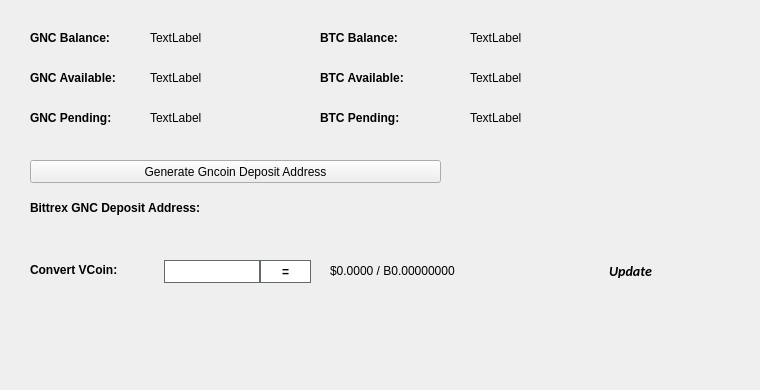
   <widget class="QWidget" name="BalanceTab">
    <attribute name="title">
     <string>Balance</string>
    </attribute>
    <widget class="QLabel" name="BitcoinBalanceLabel">
     <property name="geometry">
      <rect>
       <x>470</x>
       <y>30</y>
       <width>150</width>
       <height>16</height>
      </rect>
     </property>
     <property name="text">
      <string>TextLabel</string>
     </property>
    </widget>
    <widget class="QLabel" name="GNCBalanceLabel">
     <property name="geometry">
      <rect>
       <x>150</x>
       <y>30</y>
       <width>150</width>
       <height>16</height>
      </rect>
     </property>
     <property name="text">
      <string>TextLabel</string>
     </property>
    </widget>
    <widget class="QLabel" name="label_11">
     <property name="geometry">
      <rect>
       <x>30</x>
       <y>30</y>
       <width>101</width>
       <height>16</height>
      </rect>
     </property>
     <property name="font">
      <font>
       <weight>75</weight>
       <bold>true</bold>
      </font>
     </property>
     <property name="text">
      <string>GNC Balance:</string>
     </property>
    </widget>
    <widget class="QLabel" name="label_12">
     <property name="geometry">
      <rect>
       <x>320</x>
       <y>30</y>
       <width>101</width>
       <height>16</height>
      </rect>
     </property>
     <property name="font">
      <font>
       <weight>75</weight>
       <bold>true</bold>
      </font>
     </property>
     <property name="text">
      <string>BTC Balance:</string>
     </property>
    </widget>
    <widget class="QLabel" name="GNCAvailableLabel_2">
     <property name="geometry">
      <rect>
       <x>150</x>
       <y>70</y>
       <width>150</width>
       <height>16</height>
      </rect>
     </property>
     <property name="text">
      <string>TextLabel</string>
     </property>
    </widget>
    <widget class="QLabel" name="label_13">
     <property name="geometry">
      <rect>
       <x>30</x>
       <y>70</y>
       <width>111</width>
       <height>16</height>
      </rect>
     </property>
     <property name="font">
      <font>
       <weight>75</weight>
       <bold>true</bold>
      </font>
     </property>
     <property name="text">
      <string>GNC Available:</string>
     </property>
    </widget>
    <widget class="QLabel" name="label_14">
     <property name="geometry">
      <rect>
       <x>30</x>
       <y>110</y>
       <width>101</width>
       <height>16</height>
      </rect>
     </property>
     <property name="font">
      <font>
       <weight>75</weight>
       <bold>true</bold>
      </font>
     </property>
     <property name="text">
      <string>GNC Pending:</string>
     </property>
    </widget>
    <widget class="QLabel" name="GNCPendingLabel">
     <property name="geometry">
      <rect>
       <x>150</x>
       <y>110</y>
       <width>150</width>
       <height>16</height>
      </rect>
     </property>
     <property name="text">
      <string>TextLabel</string>
     </property>
    </widget>
    <widget class="QLabel" name="label_15">
     <property name="geometry">
      <rect>
       <x>320</x>
       <y>70</y>
       <width>111</width>
       <height>16</height>
      </rect>
     </property>
     <property name="font">
      <font>
       <weight>75</weight>
       <bold>true</bold>
      </font>
     </property>
     <property name="text">
      <string>BTC Available:</string>
     </property>
    </widget>
    <widget class="QLabel" name="BitcoinAvailableLabel">
     <property name="geometry">
      <rect>
       <x>470</x>
       <y>70</y>
       <width>150</width>
       <height>16</height>
      </rect>
     </property>
     <property name="text">
      <string>TextLabel</string>
     </property>
    </widget>
    <widget class="QLabel" name="label_31">
     <property name="geometry">
      <rect>
       <x>320</x>
       <y>110</y>
       <width>111</width>
       <height>16</height>
      </rect>
     </property>
     <property name="font">
      <font>
       <weight>75</weight>
       <bold>true</bold>
      </font>
     </property>
     <property name="text">
      <string>BTC Pending:</string>
     </property>
    </widget>
    <widget class="QLabel" name="BitcoinPendingLabel">
     <property name="geometry">
      <rect>
       <x>470</x>
       <y>110</y>
       <width>150</width>
       <height>16</height>
      </rect>
     </property>
     <property name="text">
      <string>TextLabel</string>
     </property>
    </widget>
    <widget class="QLabel" name="label_33">
     <property name="geometry">
      <rect>
       <x>30</x>
       <y>200</y>
       <width>221</width>
       <height>16</height>
      </rect>
     </property>
     <property name="font">
      <font>
       <weight>75</weight>
       <bold>true</bold>
      </font>
     </property>
     <property name="text">
      <string>Bittrex GNC Deposit Address:</string>
     </property>
    </widget>
    <widget class="QPushButton" name="GenDepositBTN">
     <property name="geometry">
      <rect>
       <x>30</x>
       <y>160</y>
       <width>411</width>
       <height>23</height>
      </rect>
     </property>
     <property name="text">
      <string>Generate Gncoin Deposit Address</string>
     </property>
     <property name="icon">
      <iconset resource="../gncoin.qrc">
       <normaloff>:/icons/bitcoin</normaloff>:/icons/bitcoin</iconset>
     </property>
    </widget>
    <widget class="QLabel" name="DepositAddressLabel">
     <property name="geometry">
      <rect>
       <x>200</x>
       <y>200</y>
       <width>261</width>
       <height>16</height>
      </rect>
     </property>
     <property name="palette">
      <palette>
       <active>
        <colorrole role="WindowText">
         <brush brushstyle="SolidPattern">
          <color alpha="255">
           <red>0</red>
           <green>0</green>
           <blue>0</blue>
          </color>
         </brush>
        </colorrole>
        <colorrole role="Text">
         <brush brushstyle="SolidPattern">
          <color alpha="255">
           <red>0</red>
           <green>0</green>
           <blue>255</blue>
          </color>
         </brush>
        </colorrole>
       </active>
       <inactive>
        <colorrole role="WindowText">
         <brush brushstyle="SolidPattern">
          <color alpha="255">
           <red>0</red>
           <green>0</green>
           <blue>0</blue>
          </color>
         </brush>
        </colorrole>
        <colorrole role="Text">
         <brush brushstyle="SolidPattern">
          <color alpha="255">
           <red>0</red>
           <green>0</green>
           <blue>255</blue>
          </color>
         </brush>
        </colorrole>
       </inactive>
       <disabled>
        <colorrole role="WindowText">
         <brush brushstyle="SolidPattern">
          <color alpha="255">
           <red>120</red>
           <green>120</green>
           <blue>120</blue>
          </color>
         </brush>
        </colorrole>
        <colorrole role="Text">
         <brush brushstyle="SolidPattern">
          <color alpha="255">
           <red>120</red>
           <green>120</green>
           <blue>120</blue>
          </color>
         </brush>
        </colorrole>
       </disabled>
      </palette>
     </property>
     <property name="font">
      <font>
       <weight>75</weight>
       <bold>true</bold>
      </font>
     </property>
     <property name="text">
      <string/>
     </property>
     <property name="alignment">
      <set>Qt::AlignRight|Qt::AlignTrailing|Qt::AlignVCenter</set>
     </property>
     <property name="textInteractionFlags">
      <set>Qt::LinksAccessibleByMouse|Qt::TextSelectableByKeyboard|Qt::TextSelectableByMouse</set>
     </property>
    </widget>
    <widget class="QLabel" name="label_8">
     <property name="geometry">
      <rect>
       <x>460</x>
       <y>300</y>
       <width>281</width>
       <height>81</height>
      </rect>
     </property>
     <property name="text">
      <string/>
     </property>
     <property name="pixmap">
      <pixmap>:/images/bittrex</pixmap>
     </property>
    </widget>
    <widget class="QWidget" name="widgetConversion" native="true">
     <property name="geometry">
      <rect>
       <x>0</x>
       <y>250</y>
       <width>751</width>
       <height>43</height>
      </rect>
     </property>
     <property name="minimumSize">
      <size>
       <width>0</width>
       <height>43</height>
      </size>
     </property>
     <property name="styleSheet">
      <string notr="true"/>
     </property>
     <widget class="QPushButton" name="btnUpdateMarketData">
      <property name="geometry">
       <rect>
        <x>575</x>
        <y>0</y>
        <width>111</width>
        <height>41</height>
       </rect>
      </property>
      <property name="sizePolicy">
       <sizepolicy hsizetype="Expanding" vsizetype="Expanding">
        <horstretch>0</horstretch>
        <verstretch>0</verstretch>
       </sizepolicy>
      </property>
      <property name="font">
       <font>
        <family>calibri</family>
        <pointsize>-1</pointsize>
        <weight>75</weight>
        <italic>true</italic>
        <bold>true</bold>
       </font>
      </property>
      <property name="styleSheet">
       <string notr="true">margin:0px;text-align:center;padding:2px;border-radius:3px;font-style:italic;width:100px;font-size:14px;font-family:calibri;font-weight:600;</string>
      </property>
      <property name="text">
       <string>Update</string>
      </property>
      <property name="iconSize">
       <size>
        <width>150</width>
        <height>35</height>
       </size>
      </property>
      <property name="autoDefault">
       <bool>true</bool>
      </property>
      <property name="default">
       <bool>true</bool>
      </property>
     </widget>
     <widget class="QLabel" name="lblConvertVCoin">
      <property name="geometry">
       <rect>
        <x>30</x>
        <y>10</y>
        <width>131</width>
        <height>20</height>
       </rect>
      </property>
      <property name="styleSheet">
       <string notr="true"/>
      </property>
      <property name="text">
       <string>&lt;html&gt;&lt;head/&gt;&lt;body&gt;&lt;p&gt;&lt;span style=&quot; font-weight:600;&quot;&gt;Convert VCoin:&lt;/span&gt;&lt;/p&gt;&lt;/body&gt;&lt;/html&gt;</string>
      </property>
     </widget>
     <widget class="QLineEdit" name="txtConvertVCoinQty">
      <property name="geometry">
       <rect>
        <x>160</x>
        <y>10</y>
        <width>100</width>
        <height>23</height>
       </rect>
      </property>
      <property name="minimumSize">
       <size>
        <width>100</width>
        <height>23</height>
       </size>
      </property>
      <property name="maximumSize">
       <size>
        <width>100</width>
        <height>16777215</height>
       </size>
      </property>
      <property name="styleSheet">
       <string notr="true">border: 1px solid #61696c;margin-left:4px;</string>
      </property>
     </widget>
     <widget class="QPushButton" name="btnConvertGncoin">
      <property name="geometry">
       <rect>
        <x>260</x>
        <y>10</y>
        <width>51</width>
        <height>23</height>
       </rect>
      </property>
      <property name="minimumSize">
       <size>
        <width>0</width>
        <height>23</height>
       </size>
      </property>
      <property name="styleSheet">
       <string notr="true">border:1px solid #61696c;background:white;font-weight:600;</string>
      </property>
      <property name="text">
       <string>=</string>
      </property>
     </widget>
     <widget class="QLabel" name="lblConvertVCoinResults">
      <property name="geometry">
       <rect>
        <x>330</x>
        <y>0</y>
        <width>201</width>
        <height>41</height>
       </rect>
      </property>
      <property name="styleSheet">
       <string notr="true"/>
      </property>
      <property name="text">
       <string>$0.0000 / B0.00000000</string>
      </property>
     </widget>
     <widget class="QLabel" name="iconOverviewUpdateWait">
      <property name="geometry">
       <rect>
        <x>670</x>
        <y>10</y>
        <width>24</width>
        <height>24</height>
       </rect>
      </property>
      <property name="text">
       <string/>
      </property>
      <property name="pixmap">
       <pixmap resource="../gncoin.qrc">:/icons/transaction_1</pixmap>
      </property>
      <property name="scaledContents">
       <bool>true</bool>
      </property>
      <property name="alignment">
       <set>Qt::AlignCenter</set>
      </property>
     </widget>
    </widget>
   </widget>
